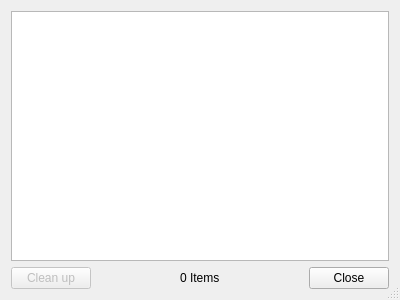
<?xml version="1.0" encoding="UTF-8"?>
<ui version="4.0">
 <class>DownloadManager</class>
 <widget class="QDialog" name="DownloadManager">
  <property name="geometry">
   <rect>
    <x>0</x>
    <y>0</y>
    <width>400</width>
    <height>300</height>
   </rect>
  </property>
  <property name="windowTitle">
   <string>Downloads</string>
  </property>
  <property name="sizeGripEnabled">
   <bool>true</bool>
  </property>
  <layout class="QGridLayout" name="gridLayout">
   <item row="0" column="0" colspan="3">
    <widget class="E5TableView" name="downloadsView"/>
   </item>
   <item row="1" column="0">
    <layout class="QHBoxLayout" name="horizontalLayout_2">
     <item>
      <widget class="QPushButton" name="cleanupButton">
       <property name="enabled">
        <bool>false</bool>
       </property>
       <property name="toolTip">
        <string>Press to clean up the list of downloads</string>
       </property>
       <property name="text">
        <string>Clean up</string>
       </property>
      </widget>
     </item>
     <item>
      <spacer name="horizontalSpacer_2">
       <property name="orientation">
        <enum>Qt::Horizontal</enum>
       </property>
       <property name="sizeHint" stdset="0">
        <size>
         <width>40</width>
         <height>20</height>
        </size>
       </property>
      </spacer>
     </item>
    </layout>
   </item>
   <item row="1" column="1">
    <widget class="QLabel" name="countLabel">
     <property name="text">
      <string>0 Items</string>
     </property>
    </widget>
   </item>
   <item row="1" column="2">
    <layout class="QHBoxLayout" name="horizontalLayout">
     <item>
      <spacer name="horizontalSpacer">
       <property name="orientation">
        <enum>Qt::Horizontal</enum>
       </property>
       <property name="sizeHint" stdset="0">
        <size>
         <width>40</width>
         <height>20</height>
        </size>
       </property>
      </spacer>
     </item>
     <item>
      <widget class="QDialogButtonBox" name="buttonBox">
       <property name="orientation">
        <enum>Qt::Horizontal</enum>
       </property>
       <property name="standardButtons">
        <set>QDialogButtonBox::Close</set>
       </property>
      </widget>
     </item>
    </layout>
   </item>
  </layout>
 </widget>
 <customwidgets>
  <customwidget>
   <class>E5TableView</class>
   <extends>QTableView</extends>
   <header>E5Gui/E5TableView.h</header>
  </customwidget>
 </customwidgets>
 <tabstops>
  <tabstop>downloadsView</tabstop>
  <tabstop>cleanupButton</tabstop>
  <tabstop>buttonBox</tabstop>
 </tabstops>
 <resources/>
 <connections>
  <connection>
   <sender>buttonBox</sender>
   <signal>rejected()</signal>
   <receiver>DownloadManager</receiver>
   <slot>close()</slot>
   <hints>
    <hint type="sourcelabel">
     <x>330</x>
     <y>274</y>
    </hint>
    <hint type="destinationlabel">
     <x>286</x>
     <y>294</y>
    </hint>
   </hints>
  </connection>
 </connections>
</ui>
